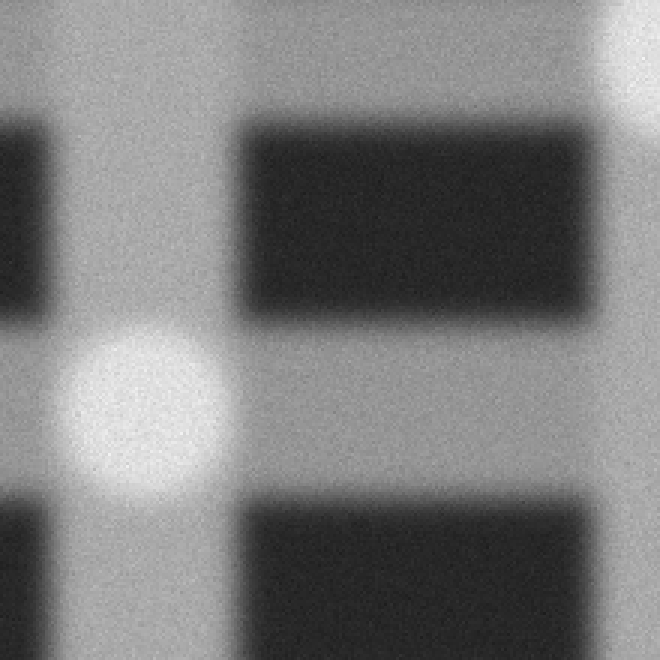
#> input picture slides/assets/aliasing_reference_patch.png, 660 x 660 px
$ python -i locate.py   (imports and definitions only)
#> lines starting #> are read from the running program, lines starting #| are printed output that depends on the picture
#> further down, picture is the input picture: shape (660, 660, 3); min 28, max 244, mean 123.1
"""
Locate the center (x, y) in search.png of the region shown by reference.png.

Geometry (as the generator defines it):
  fine canvas (1 nm/px)  --crop 1000x1000-->  reference image
  fine canvas  --area-downsample by `zoom`--> raster shear/jitter
               --> rotate by theta about the image center --> search image
  ground truth = crop_origin / zoom + 500/zoom  i.e. the center of the crop in
  *downsampled-canvas* coordinates -- BEFORE the shear and the rotation.

So finding the patch in the search image is only half the job: the raw match
gives the post-rotation position, which must be un-rotated about the image
center (and un-sheared) to land on the ground-truth convention.

Pipeline:
  1. Filter both images into two channels -- a fine bandpass (device lattice)
     and a coarse one (mat/strip zone layout). Both are locally normalized,
     which removes the big dose/brightness difference between reference and
     search and whitens the severe search noise.
  2. LOCATE: sweep a coarse (zoom, theta) grid at half resolution to find
     *where*. Only 5 zooms x 4 thetas -- this stage does not need fine parameter
     resolution, and half-res hypotheses cost 11 ms against 44 ms. Prune to the
     spatially distinct peaks.
  3. RE-SCORE: one full-resolution, whole-image match per pruned candidate. Kept
     global on purpose -- it is the escape hatch when half resolution missed the
     true spot entirely (see the note in the stage).
  4. REFINE: hierarchical local search per seed, windowed around it
     (`match_local`) rather than over the whole image.
  5. Sub-pixel peak by 2D parabola fit.
  6. BARREL (on by default): estimate the lens distortion k from the image and
     re-measure with it removed -- but only believe the estimate if it beats
     k=0 by BARREL_MIN_GAIN, since k is a free parameter that a noisy patch can
     always exploit. See estimate_barrel.
  7. Un-warp: undo the rotation about the image center, undo the mean shear.

Throughout, exactly-equal scores are resolved toward the image center rather
than by raster order -- see peak_loc.

Measured over all 160 dram_synthetic8 samples (pass = error < 5 px): 91.25%
pass, median error 1.05 px. Per level (low/medium/high/severe):
92.5 / 97.5 / 100 / 75.0%, at 0.39 s/image. When it locks correctly it is accurate to about a
pixel; the residual failures are confident mis-locks onto a neighbouring cell
of the periodic array (see the note in match_once).

Cost, with N = search side, G = grid hypotheses, P = survivors of the prune,
S = seeds, K = 50 refinement steps per seed, W = refinement window (~162 px):
  O(N^2 + G*(N/2)^2 log(N/2) + P*N^2 log N + K*S*W^2 log W)
Three cost lessons are baked into that expression. Refinement once cost
N^2 log N per step, which made seeds expensive (8.8 s at S=1 vs 15.7 s at S=4);
with `match_local` they are nearly free. The grid once cost G full-resolution
matches; pruning at half resolution moved the full-resolution term to P, and
because the >15 px dedup usually leaves only ~5 distinct locations, P is small.
G itself then fell from 72 to 20, once it turned out the global stage only has
to find the location. What could NOT be removed is the P*N^2 log N term: making
that windowed too costs real accuracy, because a half-resolution peak is
sometimes nowhere near the truth.

On test_dram, which additionally has lens distortion, vignette, gamma and
charging streaks, the three barrel modes trade safety against gain:

  --no-barrel   30% pass, 0.17 s/image   (skips the stage)
  default       40% pass, 0.38 s/image   (accepts k only above BARREL_MIN_GAIN)
  --barrel      60% pass, 0.38 s/image   (accepts k always)

The default is the safe one: on dram_synthetic8, where no sample has any lens
distortion, it is byte-identical to --no-barrel (91.25%, every estimate
rejected) -- whereas --barrel there costs 10 of 160 cases. Use --barrel when
the optics are known to be distorted, --no-barrel when they are known not to be
and throughput matters.

Usage:
  python locate.py --split severe5                  # evaluate a whole split
  python locate.py --ref d00/reference.png --search d00/search.png
  python locate.py --split severe5 --seeds 1        # ~2x faster, ~1 pt worse
  python locate.py --split X --barrel               # trust every distortion fit
  python locate.py --split X --no-barrel            # skip it, ~2.2x faster
"""

import argparse
import csv
import json
import math
import os
import time

import cv2
import numpy as np

# Generator constants (src/pipeline.py, src/sem_imaging.py).
ZOOM_MIN, ZOOM_MAX = 9.0, 11.0
ROT_MAX_DEG = 3.5          # generator draws uniform(0, rotation_max_deg)
# Mean raster shear across the full frame, undone in `unwarp`. This is an
# acquisition setting the matcher cannot infer, and the true value varies per
# dataset -- the four dram_synthetic8 levels use 0.5/1.5/2.5/4.0.
#
# 2.35 is a single constant fitted over all 160 dram_synthetic8 samples, and it
# costs nothing to use it everywhere: pass@5px per level is identical to
# supplying each level's own true value (92.5/97.5/100/72.5), because the
# residual bias stays well inside the 5 px gate. Only sub-pixel precision gives
# a little up (e.g. severe median 1.49 -> 2.08 px).
#
# The optimum is very flat -- every value from 1.75 to 4.25 scores the same
# 90.6% -- so this is a plateau, not a tuned spike, and the exact figure barely
# matters. Note it sits near the mean of the true values (2.125) rather than at
# any one of them. Override with --shear when a dataset's drift is known.
SHEAR_PX = 2.35

# Weight of the coarse (zone-layout) channel relative to the fine (lattice)
# channel. Swept on 28 held-out samples: 0.4/0.8 -> 75% pass, 1.6/2.5/4.0 ->
# 86%. The plateau is wide, so this is an operating point, not a tuned spike.
W_LOW = 2.5

# How many half-resolution grid candidates survive to full-resolution re-scoring.
# This is the recall/cost knob of the two-tier coarse search in `locate`: each
# survivor costs ~46 ms, the whole 72-point half-res sweep costs ~0.8 s.
N_PRUNE = 12

# Theta samples in the global locate stage, as bin centers over [0, rot_max].
# The stage only needs to find *where*, so this is far coarser than the final
# angular precision -- but not arbitrarily coarse: at 2 samples the true peak of
# dram_synthetic8/low/d24 (theta 1.33, i.e. 0.45 away from the nearest sample)
# dropped out of the candidate set entirely and the case failed by 81 px. 4
# samples recovered it. Recall here is unrecoverable downstream, so this errs
# wide.
N_THETA_GLOBAL = 4


# ---------------------------------------------------------------- preprocessing
def bandpass(img, low=1.2, high=12.0):
    """Difference-of-Gaussians + local contrast normalization."""
#> called with low = 1.2, high = 12
    f = img.astype(np.float32)
    f = cv2.GaussianBlur(f, (0, 0), low) - cv2.GaussianBlur(f, (0, 0), high)
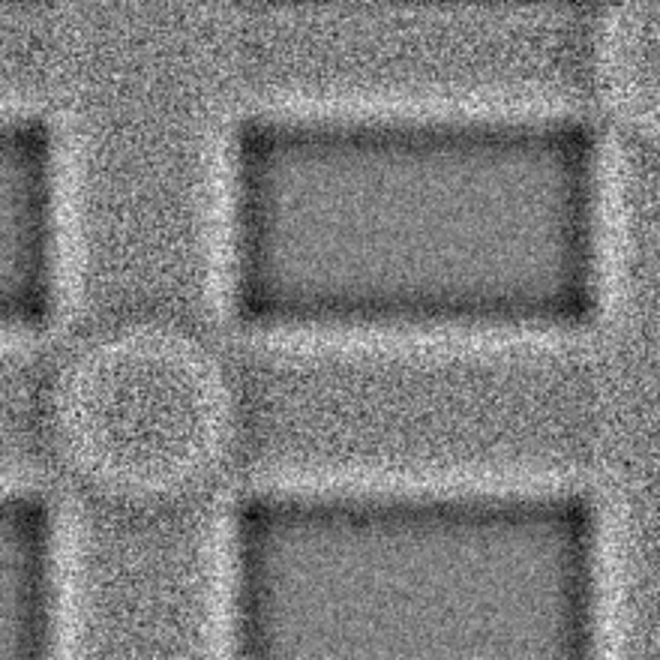
#> f: shape (660, 660, 3) float32; min -18.56, max 18.31, mean -0.00176; drawn with min black and max white
    energy = cv2.GaussianBlur(f * f, (0, 0), high)
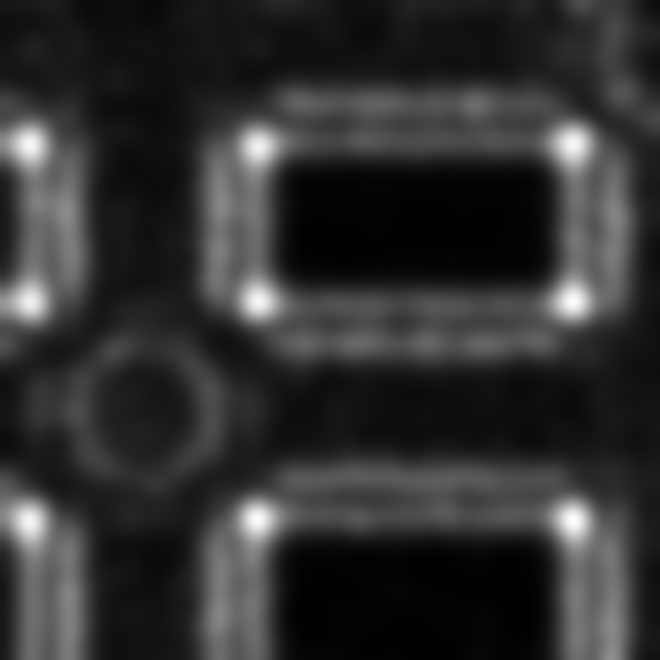
#> energy: shape (660, 660, 3) float32; min 2.18, max 85.53, mean 18.1; drawn with min black and max white
    return f / (np.sqrt(energy) + 1e-3)
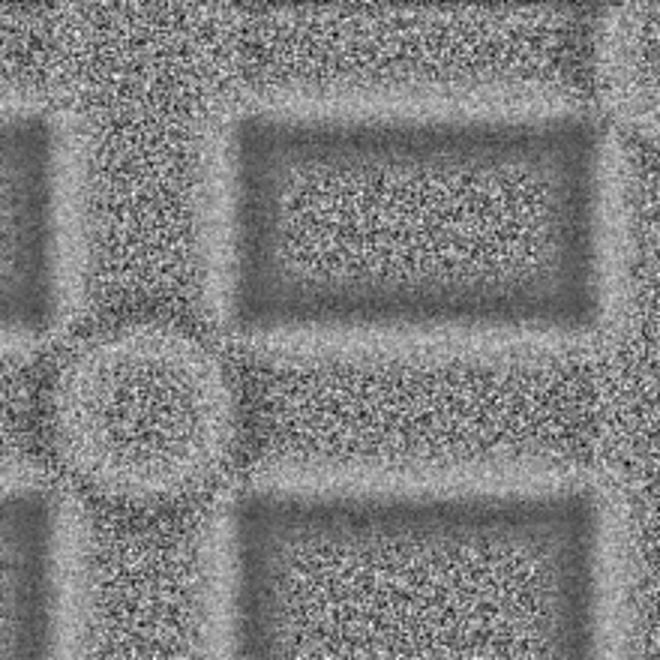
#> returned value: shape (660, 660, 3) float32; min -4.25, max 4.17, mean 0.0169; drawn with min black and max white


# [232 lines left out: functions bandpass_coarse, load_gray, make_template, subpixel_peak, _center_dist2, peak_loc and 4 more, not called in this run]


K_COARSE = np.arange(-0.08, 0.0801, 0.02)
K_FINE_STEP = 0.005

# Minimum NCC gain over k=0 before an estimated k is believed.
#
# k is a free parameter fitted to a noisy patch, so it finds *something* even
# when there is no distortion at all: on dram_synthetic8 (true k = 0 in every
# sample) the search still returns mean |k| ~= 0.012, and at the frame edge a
# spurious k that size displaces the answer by ~6 px. Switched on unconditionally
# it cost 10 of 160 clean cases (91.25% -> 85.00%), worst in the noisiest level.
#
# Measured gain over k=0 on clean data: median 0.0014, p95 0.0053, max 0.0082
# (rising with noise: low 0.0047 -> severe 0.0082, as a noise artefact should).
# Genuinely distorted cases reach 0.0475. 0.012 clears the clean maximum by ~46%;
# 0.008 scores marginally better on this sample but sits *below* that maximum, so
# it avoids damage only by luck.
BARREL_MIN_GAIN = 0.012


# [334 lines left out: functions _score_k, estimate_barrel, unwarp, locate, evaluate, main, not called in this run]


# [2 lines not run here, left out]

>>> import cv2
>>> picture = cv2.imread('../slides/assets/aliasing_reference_patch.png')
>>> result = bandpass(picture)

$ run again, on slides/assets/distort_barrel.png
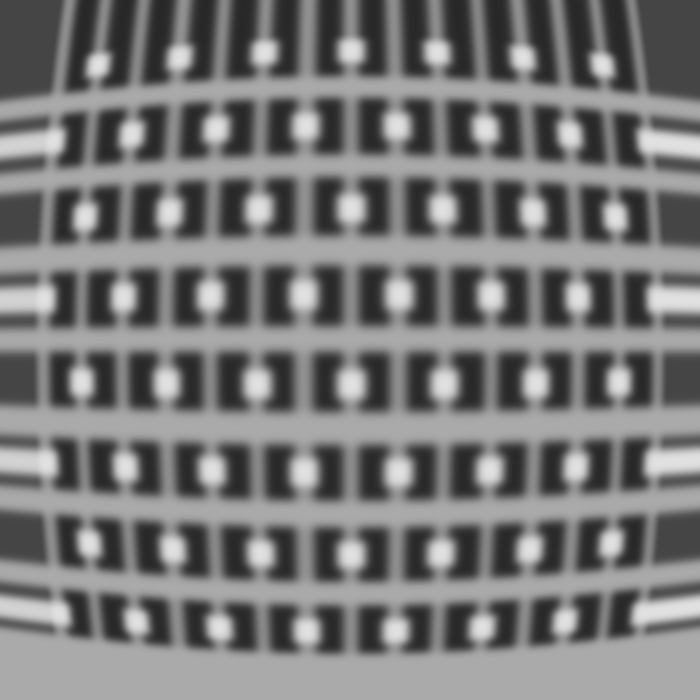
#> input picture slides/assets/distort_barrel.png, 700 x 700 px
#> picture is the input picture: shape (700, 700, 3); min 40, max 225, mean 119.8
#> in bandpass, `energy = cv2.GaussianBlur(f * f, (0, 0), high)`:
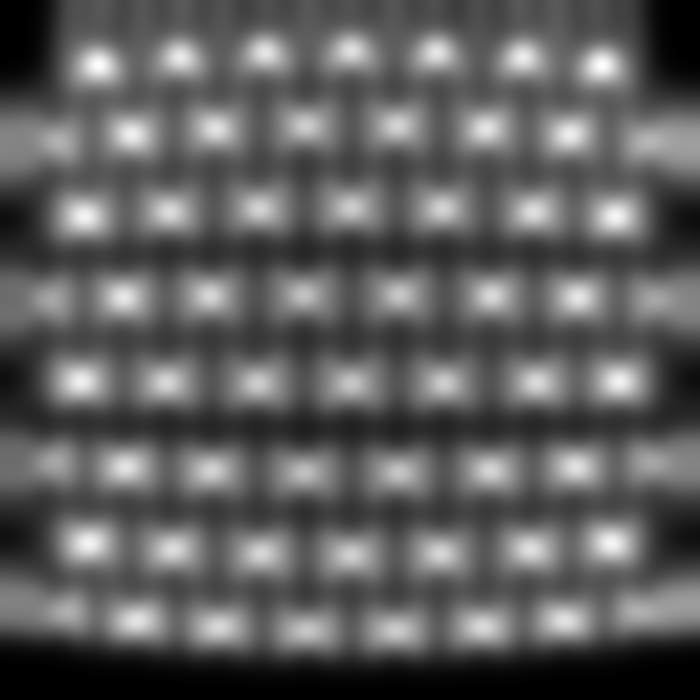
#> energy: shape (700, 700, 3) float32; min 0.00187, max 2812.7, mean 1047.2; drawn with min black and max white
#> in bandpass, `return f / (np.sqrt(energy) + 1e-3)`:
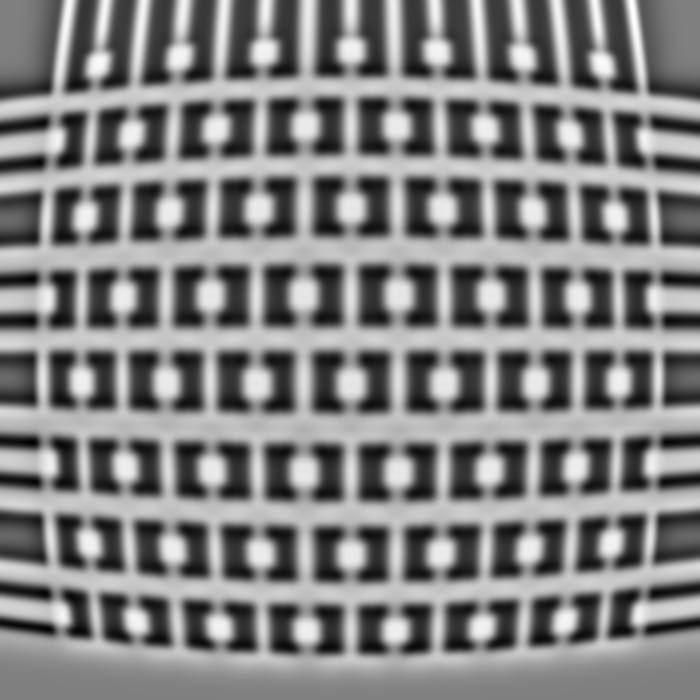
#> returned value: shape (700, 700, 3) float32; min -1.87, max 1.86, mean 0.0288; drawn with min black and max white

$ run again, on slides/assets/distort_base.png
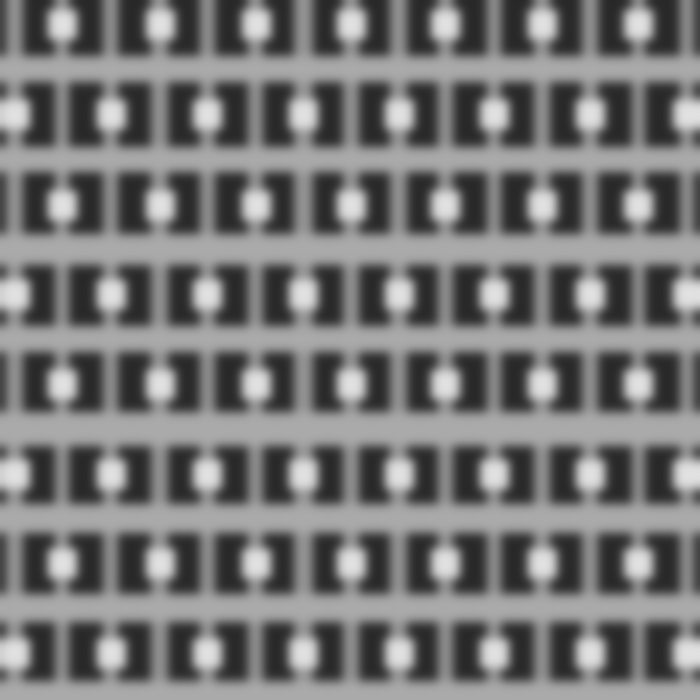
#> input picture slides/assets/distort_base.png, 700 x 700 px
#> picture is the input picture: shape (700, 700, 3); min 40, max 225, mean 118.6
#> in bandpass, `energy = cv2.GaussianBlur(f * f, (0, 0), high)`:
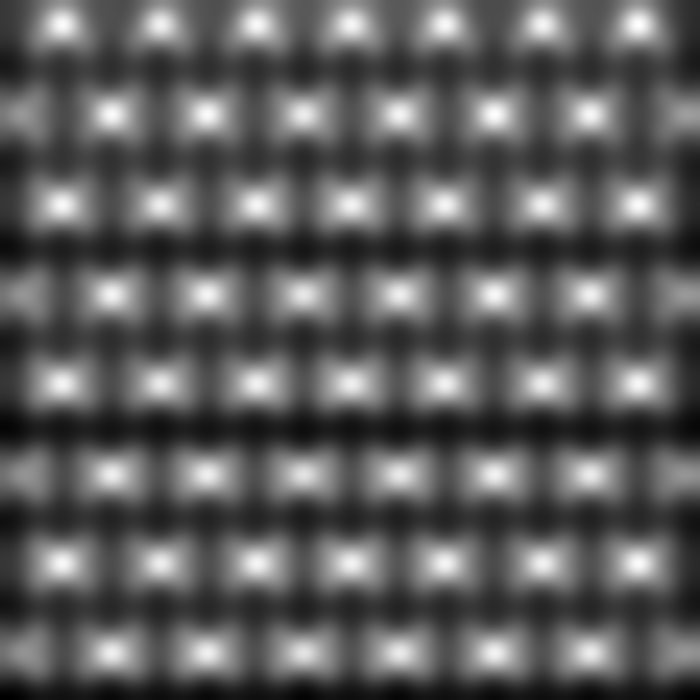
#> energy: shape (700, 700, 3) float32; min 204.8, max 2320.3, mean 981.7; drawn with min black and max white
#> in bandpass, `return f / (np.sqrt(energy) + 1e-3)`:
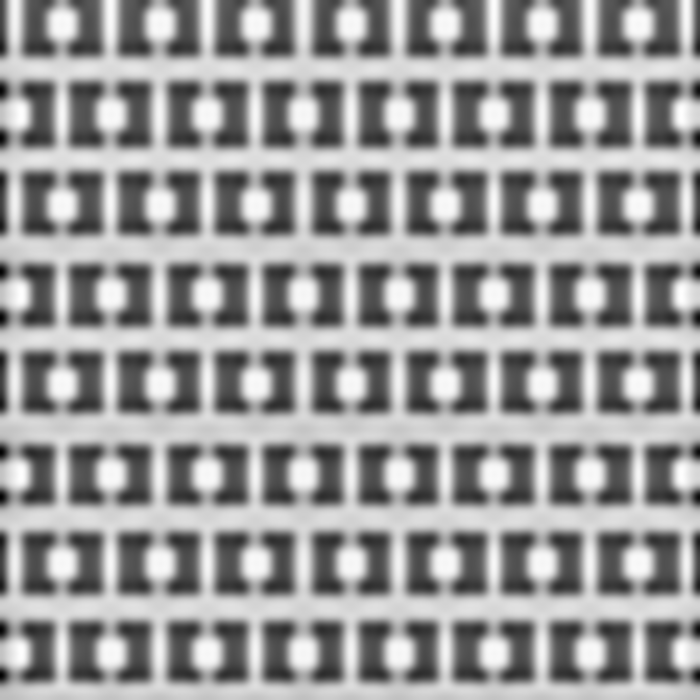
#> returned value: shape (700, 700, 3) float32; min -2.37, max 1.61, mean 0.0429; drawn with min black and max white
